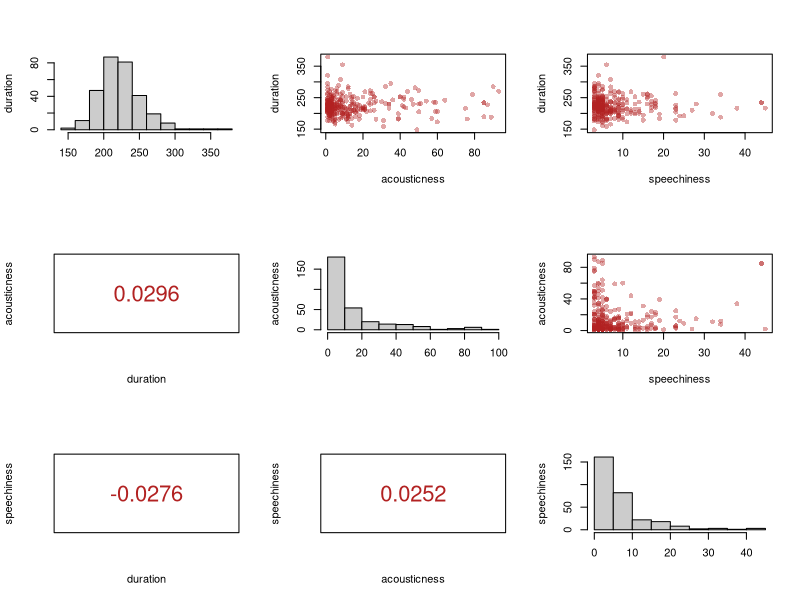
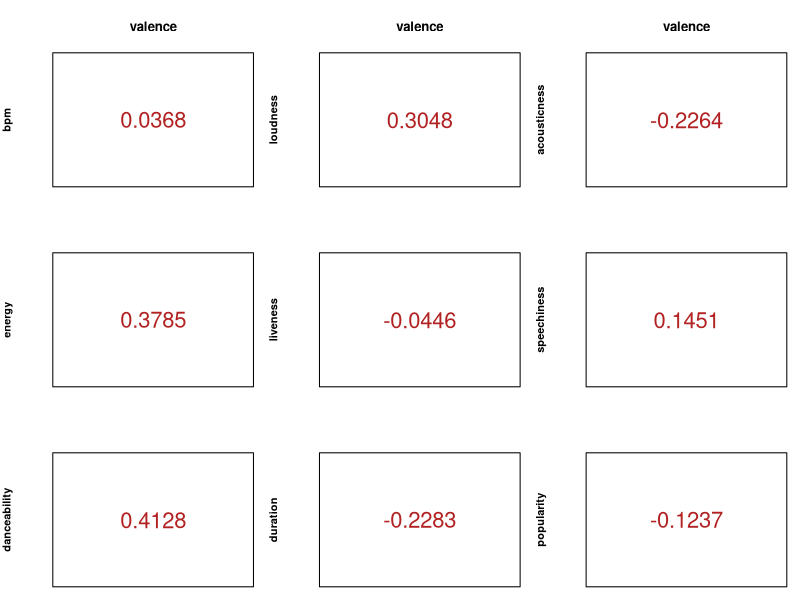
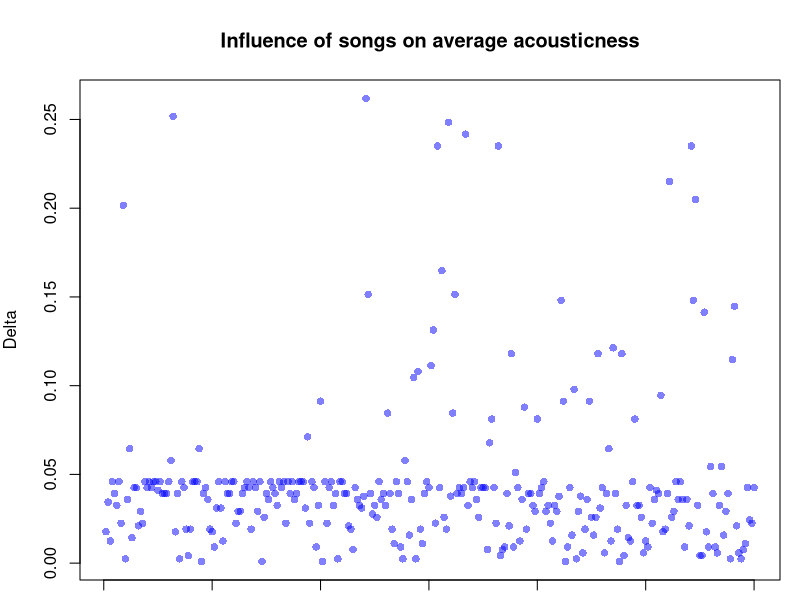
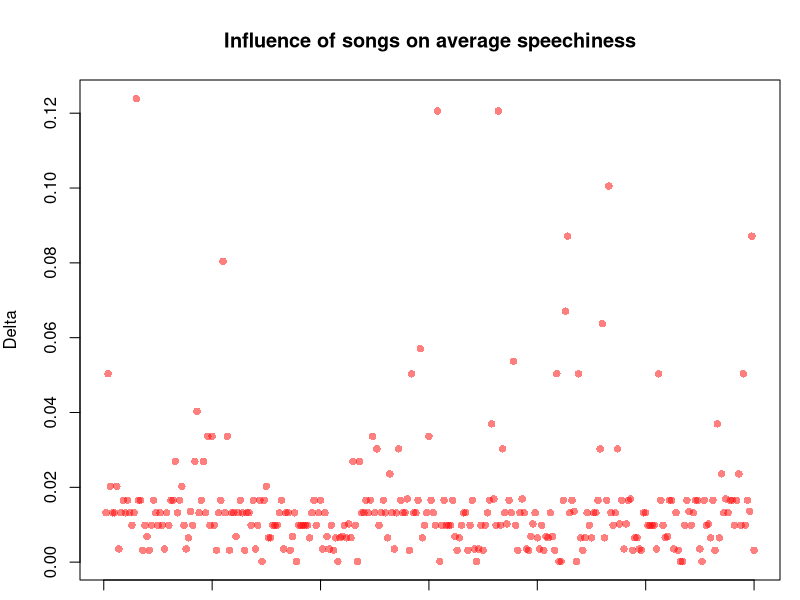
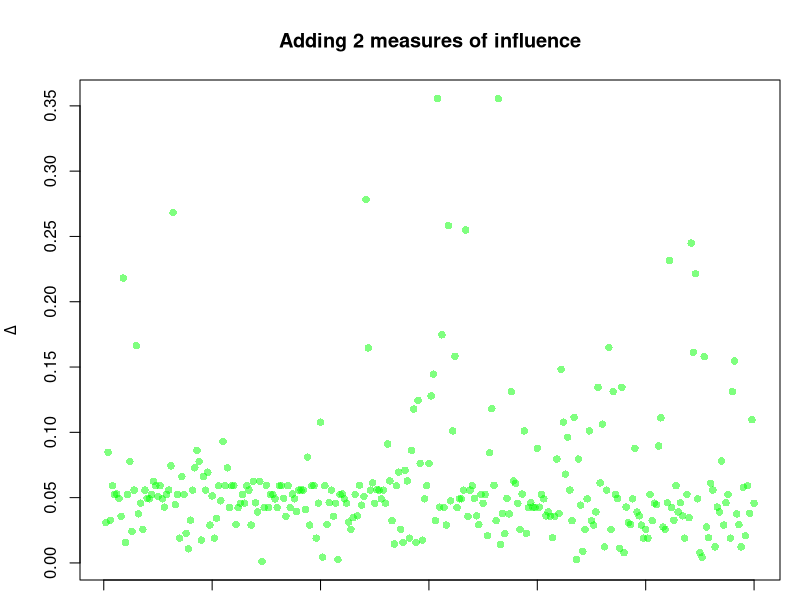

Reproduce these figures in R, in order.
## ---- chunk 1
# Using Spotify.csv data
# Using columns 11-13 for duration, acousticness, speechiness
data <- read.csv("spotify.csv", header = TRUE)
df <- data[,11:13]
# Plot Correlation coefficients between x,y 
plot_corr <- function(x, y, x_lab, y_lab) {
  plot(0, 0,
       main = "",
       xlab = x_lab,
       ylab = y_lab,
       xaxt = "n",
       yaxt = "n",
       col = "white")
  text(x = 0, y = 0,
       labels = paste(round(cor(x, y), 4)),
       col = "firebrick",
       cex = 2)
}

# Plot Scatter Plot between x,y variates
plot_scatt <- function(x,y,x_lab,y_lab) {
    plot(x, y,
     main = "",
     xlab = x_lab,
     ylab = y_lab,
     pch = 16,
     col = adjustcolor(col = "firebrick", alpha.f = 0.4))
}

# Plot Histogram between x,y variates
plot_hist <- function (x,lab) {
     hist(x,
     main = "",
     xlab = "",
     ylab = lab,
     col = "gray80")
}


# Matrix Plot
matrix.plot <- function(df) {
  m <- ncol(df)
  n <- nrow(df)
  # m*m columns of plots 
  par(mfcol = c(m, m))
  for (i in 1:m) {
    for (j in 1:m) {
      if (i==j) {
        plot_hist(df[,i],colnames(df)[i])
      }
      else if (i>j) {
        plot_scatt(df[,i],df[,j],colnames(df)[i],colnames(df)[j])
      }
      else {
        plot_corr(df[,i], df[,j], colnames(df)[i], colnames(df)[j])
      }
    }
  }
}

matrix.plot(df)
## ---- chunk 2
data <- read.csv("spotify.csv", header = TRUE)
library(kableExtra)
plot_corr <- function(x, y) {
  plot(0, 0,
       main = "",
       xlab = "",
       ylab = "",
       xaxt = "n",
       yaxt = "n",
       col = "white")
  text(x = 0, y = 0,
       labels = paste(round(cor(x, y), 4)),
       col = "firebrick",
       cex = 2)
}

par(mfcol = c(3, 3), mar = c(1, 4, 4, 1))

plot_corr(data$valence, data$bpm)
title(ylab = "bpm", font.lab = 2)
title(main="valence", font=2)
plot_corr(data$valence, data$energy)
title(ylab = "energy", font.lab = 2)
plot_corr(data$valence, data$danceability)
title(ylab = "danceability", font.lab = 2)
plot_corr(data$valence, data$loudness)
title(ylab = "loudness", font.lab = 2)
title(main="valence", font=2)
plot_corr(data$valence, data$liveness)
title(ylab = "liveness", font.lab = 2)
plot_corr(data$valence, data$duration)
title(ylab = "duration", font.lab = 2)
plot_corr(data$valence, data$acousticness)
title(ylab = "acousticness", font.lab = 2)
title(main="valence", font=2)
plot_corr(data$valence, data$speechiness)
title(ylab = "speechiness", font.lab = 2)
plot_corr(data$valence, data$popularity)
title(ylab = "popularity", font.lab = 2)
## ---- chunk 3
order_valence <- order(data$valence, decreasing=TRUE)
# Table
kable_styling(kable(data[order_valence, ][1:5, c("title", "artist", "year","valence")]))
## ---- chunk 4
highest_danceability <- which.max(data$danceability)
lowest_danceability <- which.min(data$danceability)
# Table
kable_styling(kable(data[c(lowest_danceability,highest_danceability), ][c("title","artist","year","danceability")]))
## ---- chunk 5
par(mfcol = c(1,1))
diff <- abs(data$acousticness - mean(data$acousticness))
Delta_Ac <- diff/(length(data$acousticness)-1)
plot(Delta_Ac, 
     main ="Influence of songs on average acousticness",
     ylab = "Delta",
     pch = 16,
     col = adjustcolor("blue", alpha.f=0.5))
# Maximum influence on acousticness
kable_styling(kable(data[c(which.max(Delta_Ac), which.max(data$acousticness)), c("title", "artist", "acousticness")]))
## ---- chunk 6
par(mfcol = c(1,1))
diff <- abs(data$speechiness - mean(data$speechiness))
Delta_Sp <- diff/(length(data$speechiness)-1)
plot(Delta_Sp, 
     main ="Influence of songs on average speechiness",
     ylab = "Delta",
     pch = 16,
     col = adjustcolor("red", alpha.f=0.5))
# Maximum influence on speechiness
kable_styling(kable(data[c(which.max(Delta_Sp), which.max(data$speechiness)), c("title", "artist", "speechiness")]))
## ---- chunk 7
par(mfcol = c(1,1))

diff_Sp <- abs(data$speechiness - mean(data$speechiness))
Delta_Sp <- diff_Sp/(length(data$speechiness)-1)

diff <- abs(data$acousticness - mean(data$acousticness))
Delta_Ac <- diff/(length(data$acousticness)-1)

Delta <- Delta_Sp + Delta_Ac
plot(Delta, 
     main ="Adding 2 measures of influence",
     ylab = bquote(Delta),
     pch = 16,
     col = adjustcolor("green", alpha.f=0.5))
## ---- chunk 8
# Maximum Influence
kable_styling(kable(data[c(which.max(Delta), which.max(data$acousticness+data$speechiness)),c("title", "artist","acousticness","speechiness")]))
## ---- chunk 9
# Artists that have appeared in the Billboard Top 30 Four Times 
top_artists <- names(which(table(data$artist) == 4))
num_appears <- rep(0, length(top_artists))
artist_pop <- rep(0, length(top_artists))
for (i in 1:length(top_artists)) {
  artist_match <- data$artist == top_artists[i]
  song_pop <- data[artist_match, ]$valence
  num_appears[i] <- length(song_pop)
  artist_pop[i] <- round(mean(song_pop))
}
